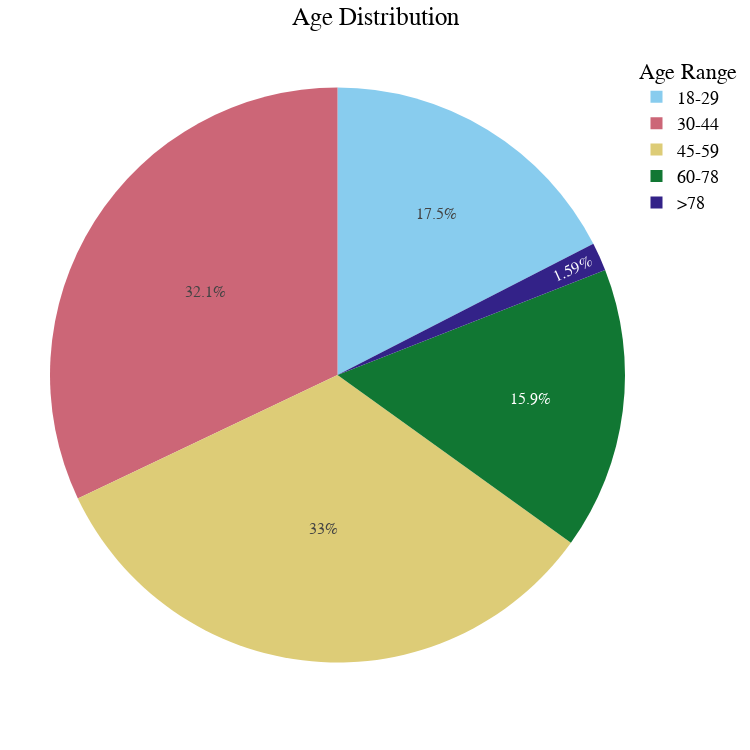

The notebook cell this image was saved under:
### Code cell
# Exclude rows with explicit numeric ages and keep only age ranges
df_filtered = df[df['2. Age'].astype(str).str.contains('-|>')]

# Count occurrences of each age range
age_range_counts = df_filtered['2. Age'].value_counts()

# Define the custom order for age ranges
age_order = ['18-29', '30-44', '45-59', '60-78', '>78']

# Convert to a DataFrame for sorting and ordering
df_age = pd.DataFrame({'Age Range': age_range_counts.index, 'Count': age_range_counts.values})

# Ensure all age ranges in `age_order` are included, even with 0 count
for age in age_order:
    if age not in df_age['Age Range'].values:
        df_age = pd.concat([df_age, pd.DataFrame({'Age Range': [age], 'Count': [0]})])

# Sort by custom order
df_age['Age Range'] = pd.Categorical(df_age['Age Range'], categories=age_order, ordered=True)
df_age = df_age.sort_values('Age Range')

# Create the pie chart
fig = px.pie(
    df_age,
    names='Age Range',
    values='Count',
    title='Age Distribution',
    color_discrete_sequence=px.colors.qualitative.Safe,
    width=750,
    height=750
)

# Customize layout
fig.update_layout(
    title_text='Age Distribution',
    title_x=0.5,
    font=dict(
        family="Arial, sans-serif",
        size=18,
        color="black"
    ),
    legend_title_text='Age Range',
    margin=dict(t=50, b=50, l=50, r=50)
)

fig.update_traces(
    hoverinfo='label+percent',
    textinfo='percent',
    textfont_size=16,
    sort=False
)

# Show the plot
fig.show()

### Figure 1 — Plotly figure (JSON) as saved in the notebook; plotly's stock layout.template omitted (floating-point values rounded to 4 significant figures)
{"data": [{"domain": {"x": [0, 1], "y": [0, 1]}, "hoverinfo": "label+percent", "hovertemplate": "Age Range=%{label}<br>Count=%{value}<extra></extra>", "labels": ["18-29", "30-44", "45-59", "60-78", ">78"], "legendgroup": "", "name": "", "showlegend": true, "sort": false, "textfont": {"size": 16}, "textinfo": "percent", "type": "pie", "values": [55, 101, 104, 50, 5]}], "layout": {"font": {"color": "black", "family": "Arial, sans-serif", "size": 18}, "height": 750, "legend": {"title": {"text": "Age Range"}, "tracegroupgap": 0}, "margin": {"b": 50, "l": 50, "r": 50, "t": 50}, "piecolorway": ["rgb(136, 204, 238)", "rgb(204, 102, 119)", "rgb(221, 204, 119)", "rgb(17, 119, 51)", "rgb(51, 34, 136)", "rgb(170, 68, 153)", "rgb(68, 170, 153)", "rgb(153, 153, 51)", "rgb(136, 34, 85)", "rgb(102, 17, 0)", "rgb(136, 136, 136)"], "title": {"text": "Age Distribution", "x": 0.5}, "width": 750}}
